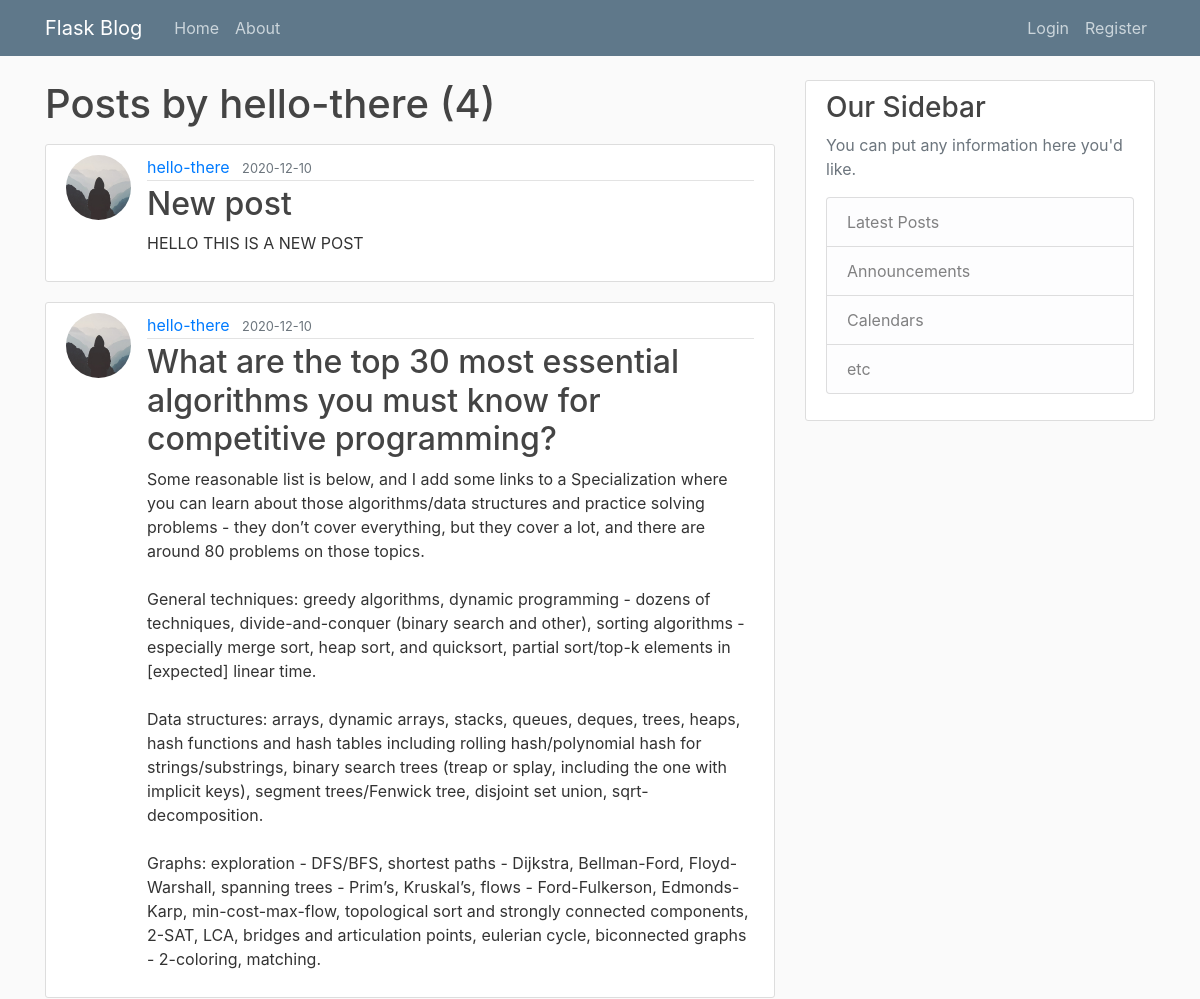
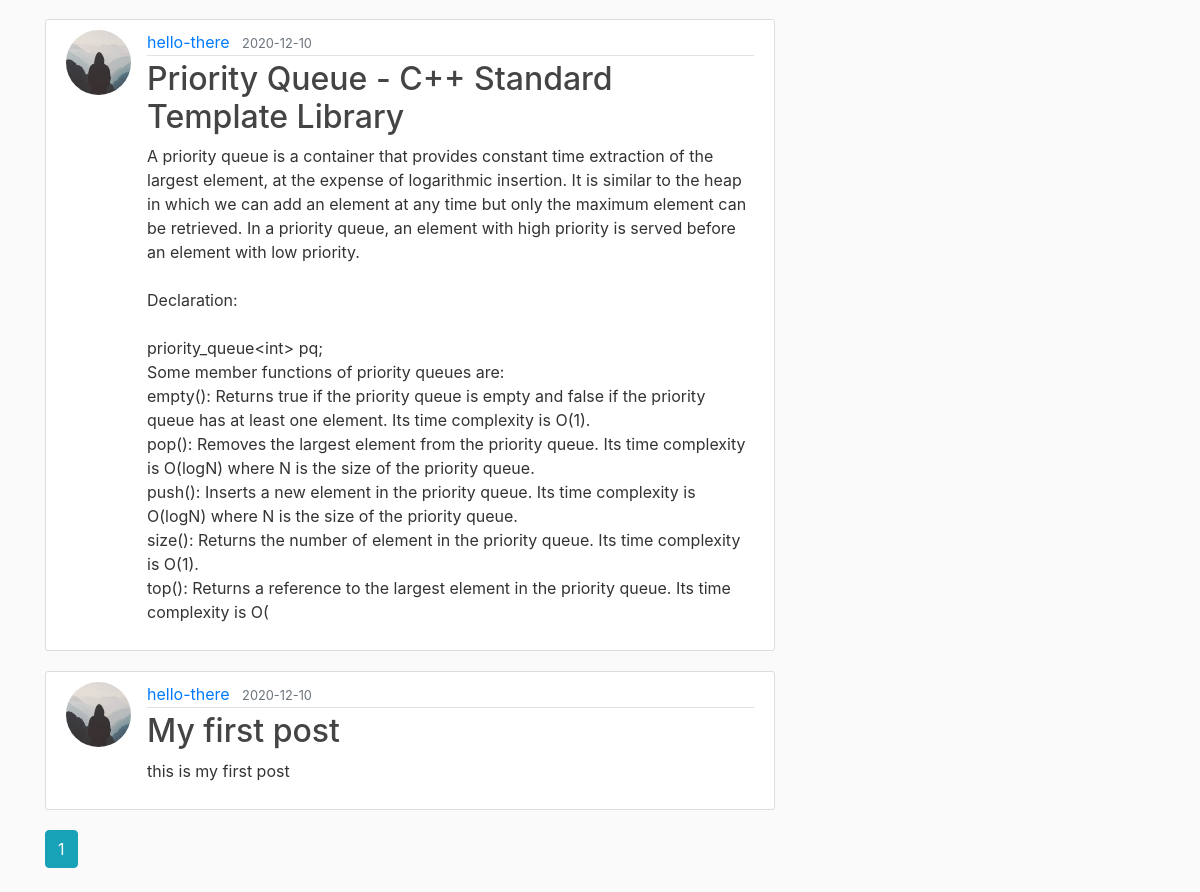
Screenshot of /user/hello-there with the database file from the repository (2 pictures, top to bottom).
### flaskblog/models.py (models this page shows, shortened)
class User(db.Model, UserMixin):
    id = db.Column(db.Integer, primary_key=True)
    username = db.Column(db.String(20), unique=True, nullable=False)
    email = db.Column(db.String(120), unique=True, nullable=False)
    image_file = db.Column(db.String(20), nullable=False, default='default.jpg')
    password = db.Column(db.String(60), nullable=False)
    posts = db.relationship('Post', backref='author', lazy=True)

class Post(db.Model):
    id = db.Column(db.Integer, primary_key=True)
    title = db.Column(db.String(100), nullable=False)
    date_posted = db.Column(db.DateTime, nullable=False, default=datetime.utcnow)
    content = db.Column(db.Text, nullable=False)
    user_id = db.Column(db.Integer, db.ForeignKey('user.id'), nullable=False)

### flaskblog/routes.py (the view)
@app.route("/user/<string:username>")
def user_posts(username):
    page = request.args.get('page', default=1, type=int)
    user = User.query.filter_by(username=username).first_or_404()
    posts = Post.query.filter_by(author=user).order_by(Post.date_posted.desc()).paginate(page=page, per_page=5)
    return render_template('user_post.html', posts=posts, user=user)

### flaskblog/templates/user_post.html (shortened to what this page needs)
{% extends "layout.html" %}
{% block content%}
  <h1 class="mb-3">Posts by {{ user.username }} ({{ posts.total }})</h1>
    {% for post in posts.items %}
    <article class="media content-section">
      <img class="rounded-circle article-img" src="{{ url_for('static', filename = 'profile_pics/' + post.author.image_file) }}">
        <div class="media-body">
          <div class="article-metadata">
            <a class="mr-2" href="{{ url_for('user_posts', username=post.author.username) }}">{{ post.author.username }}</a>
            <small class="text-muted">{{ post.date_posted.strftime('%Y-%m-%d') }}</small>
          </div>
          <h2><a class="article-title" href="{{ url_for('post', post_id = post.id) }}">{{ post.title }}</a></h2>
          <p class="article-content">{{ post.content }}</p>
        </div>
    </article>
    {% endfor %}
    {% for page_num in posts.iter_pages(left_edge=1, right_edge=1, left_current=1, right_current=2) %}
    {% if page_num %}
         {% if posts.page == page_num %}
            <a class="btn btn-info mb-4" href="{{ url_for('user_posts', username=user.username, page=page_num) }}">{{ page_num }}</a>
        {% else %}
            <a class="btn btn-outline-info mb-4" href="{{ url_for('home',username=user.username, page=page_num) }}">{{ page_num }}</a>
        {% endif %}
    {% endif %}
    {% endfor %}
{% endblock content%}

### flaskblog/static/main.css (style rules this page uses)
body { background: #fafafa; color: #333333; margin-top: 5rem; }
h1, h2, h3, h4, h5, h6 { color: #444444; }
.content-section { background: #ffffff; padding: 10px 20px; border: 1px solid #dddddd; border-radius: 3px; margin-bottom: 20px; }
.article-title { color: #444444; }
.article-content { white-space: pre-line; }
.article-img { height: 65px; width: 65px; margin-right: 16px; }
.article-metadata { padding-bottom: 1px; margin-bottom: 4px; border-bottom: 1px solid #e3e3e3 }

### rows the page displays
User: username "hello-there"
Post: image_file (placeholder picture), author.username "hello-there", date_posted "2020-12-10", title "New post", content "HELLO THIS IS A NEW POST"
Post: image_file (placeholder picture), author.username "hello-there", date_posted "2020-12-10", title "What are the top 30 most essential algorithms you must know for competitive programming?", content "Some reasonable list is below, and I add some links to a Specialization where you can learn about those algorithms/data structures and practice solving problems - they don’t cover everything, but they cover a lot, and there are around 80 problems on those topics. General techniques: greedy algorithms, dynamic programming - dozens of techniques, divide-and-conquer (binary search and other), sorting algorithms - especially merge sort, heap sort, and quicksort, partial sort/top-k elements in [expected] linear time. Data structures: arrays, dynamic arrays, stacks, queues, deques, trees, heaps, hash functions and hash tables including rolling hash/polynomial hash for strings/substrings, binary…"
Post: image_file (placeholder picture), author.username "hello-there", date_posted "2020-12-10", title "Priority Queue - C++ Standard Template Library", content "A priority queue is a container that provides constant time extraction of the largest element, at the expense of logarithmic insertion. It is similar to the heap in which we can add an element at any time but only the maximum element can be retrieved. In a priority queue, an element with high priority is served before an element with low priority. Declaration: priority_queue<int> pq; Some member functions of priority queues are: empty(): Returns true if the priority queue is empty and false if the priority queue has at least one element. Its time complexity is O(1). pop(): Removes the largest element from the priority queue. Its time complexity is O(logN) where N is the size of the priority…"
Post: image_file (placeholder picture), author.username "hello-there", date_posted "2020-12-10", title "My first post", content "this is my first post"

### other values shown
{{ posts.total }} "4"
{{ page_num }} "1"
